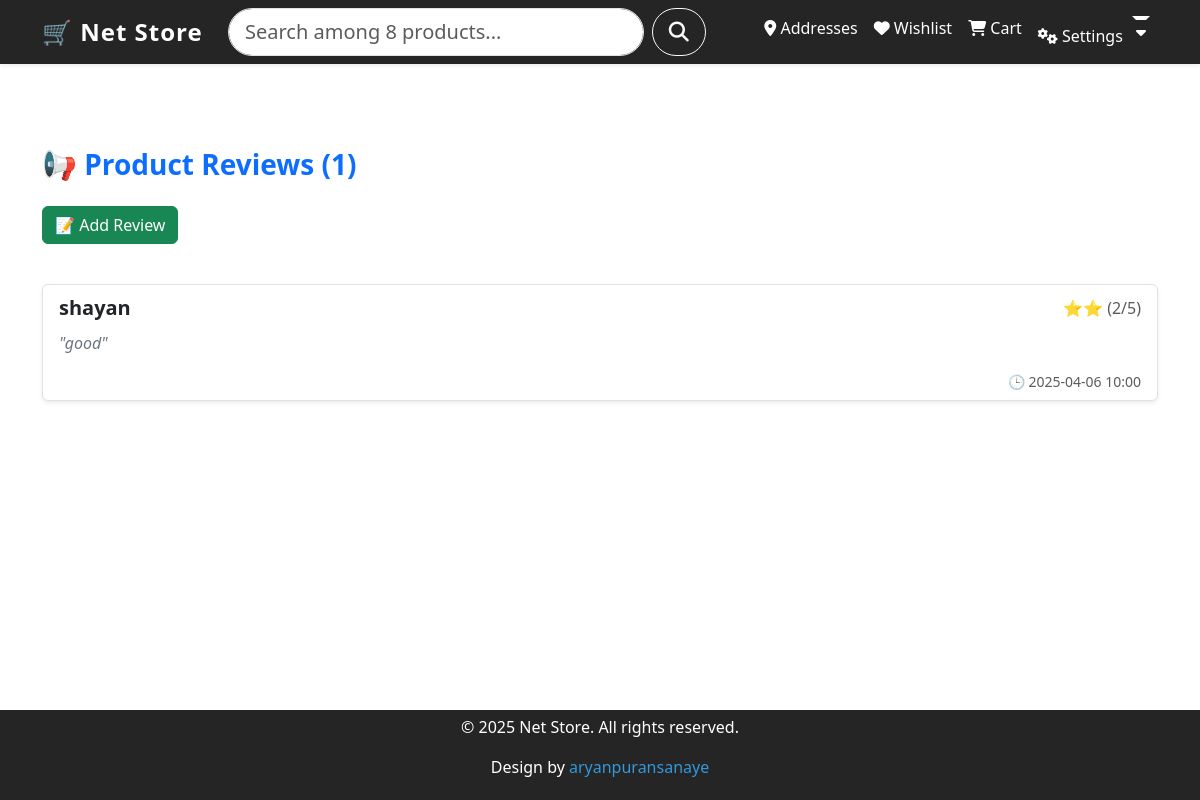
The app's page /review/3/ (signed in) with its own data.
### products/models.py (models this page shows, shortened)
class Review(models.Model):
    product = models.ForeignKey(Product, on_delete = models.CASCADE)
    user = models.ForeignKey('customers.Customer', on_delete = models.CASCADE)
    rating = models.PositiveSmallIntegerField()
    comment = models.TextField()
    created_at = models.DateTimeField(auto_now_add = True)

### customers/models.py (models this page shows, shortened)
class Customer(models.Model):
    CHOISES = [
        ('active', 'Active'),
        ('inactive', 'Inactive')
        ]
    user = models.OneToOneField(User, on_delete=models.CASCADE)
    profile_picture = models.ImageField(upload_to = 'customer_profile_image/', null = True, blank = True)
    phone = models.CharField(max_length=15, unique=True, null= True, blank = True)
    created_at = models.DateTimeField(auto_now_add=True)
    status = models.CharField(max_length=10, default='active', choices = CHOISES)

### products/views.py (the view)
# urls.py: path('review/<int:product_id>/', views.product_review, name='product-review'),
@login_required
def product_review(request, product_id):
    product = get_object_or_404(Product, id = product_id)
    reviews = Review.objects.filter(product = product)
    return render(request, 'products/review_list.html', {'product': product, 'reviews': reviews})

### products/context_processors.py (called while the page is built)
def products_count(request):
    count = Product.objects.count()
    return {'products_count': count}

### products/templates/products/review_list.html
{% extends "base.html" %}
{% block content %}
<div class="container mt-5">
    <h3 class="fw-bold text-primary">📢 Product Reviews ({{ reviews.count }})</h3>
    <a href="{% url 'products:add-product-review' product.id %}" class="btn btn-success mt-3 mb-4">
        📝 Add Review
    </a>
    {% if reviews %}
        <ul class="list-group mt-3">
            {% for review in reviews %}
                <li class="list-group-item shadow-sm rounded mb-3">
                    <div class="d-flex justify-content-between align-items-center">
                        <strong class="text-dark fs-5">{{ review.user.user.username }}</strong>
                        <span class="text-warning fs-6">
                            {% for _ in "⭐"|ljust:review.rating %}⭐{% endfor %}
                            <span class="text-muted">({{ review.rating }}/5)</span>
                        </span>
                    </div>
                    <p class="mt-2 text-secondary fst-italic">"{{ review.comment }}"</p>
                    <small class="text-muted d-block text-end">🕒 {{ review.created_at|date:"Y-m-d H:i" }}</small>
                </li>
            {% endfor %}
        </ul>
    {% else %}
        <p class="text-muted text-center mt-3 fs-5">🚫 No reviews yet. Be the first to review!</p>
    {% endif %}
</div>
{% endblock %}

### templates/base.html (style rules this page uses)
html, body { height: 100%; margin: 0; display: flex; flex-direction: column; }

### records on screen
Review: user.user.username "shayan", rating "2", comment "good", created_at "2025-04-06 10:00"

### other values on screen
{{ reviews.count }} "1"
